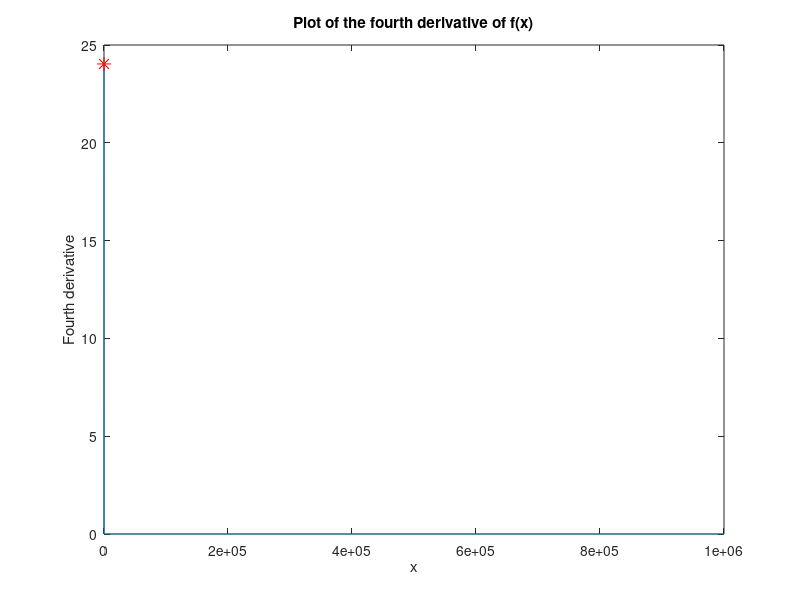

The MATLAB source for this figure:
% Define the function and its first five derivatives
f = @(x) 1./log(x);
fp = @(x) -1./(x.*log(x).^2);
f2p = @(x) 1./(x.^2.*log(x).^2) + 2./(x.^2.*log(x).^3);
f3p = @(x) -2./(x.^3.*log(x).^2) - 6./(x.^3.*log(x).^3) - 6./(x.^3.*log(x).^4);
f4p = @(x) (2.*(18.*log(x) + 11.*log(x).^2 + 3.*log(x).^3 + 12))./(x.^4.*log(x).^5);

% Define the interval [a, b]
a = 2;
b = 10^6;

% Plot the fourth derivative to visually inspect for maximum
x = linspace(a, b, 10000); % Generate a vector of points between a and b
y = f4p(x); % Evaluate the fourth derivative at these points
plot(x, y);
xlabel('x');
ylabel('Fourth derivative');
title('Plot of the fourth derivative of f(x)');

% Use MATLAB's max command to find the maximum value of the fourth derivative
[M, index] = max(y);
hold on;
plot(x(index), M, 'r*', 'MarkerSize', 10); % Mark the maximum value on the plot
hold off;

% Calculate n using the error bound formula, solving for n
error_bound = 0.4;
n = ceil((b - a)^5 / (180 * error_bound * M))^(1/4);

% Display the result
fprintf('The maximum value of the fourth derivative on [2, 10^6] is approximately %f\n', M);
fprintf('A sufficient number of subintervals n for the desired accuracy is %d\n', n);
